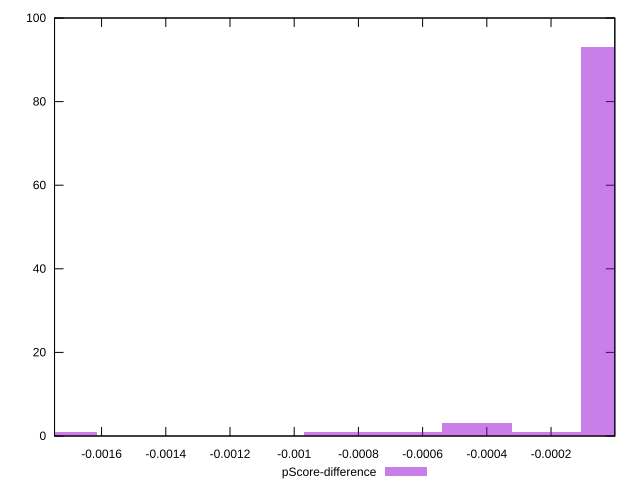

This chart was generated by the following gnuplot code:
reset

$pScoreDifference <<EOF
0 93
-0.0008610673151080263 1
-0.00021526682877700659 1
-0.00043053365755401317 3
-0.0017221346302160527 1
-0.0006458004863310197 1
EOF

set key outside below
set boxwidth 0.00021526682877700659
set xrange [-0.0017465309312347799:-0.0000013088948562778313]
set yrange [0:100]
set trange [0:100]
set style fill transparent solid 0.5 noborder
set terminal svg size 640, 490 enhanced background rgb 'white'
set output "report_00019_2021-02-10T18-14-37.922Z//bootup-time/samples/pages+cached+noadtech+nomedia+nocss/pScore-difference/histogram.svg"

plot $pScoreDifference title "pScore-difference" with boxes

reset
